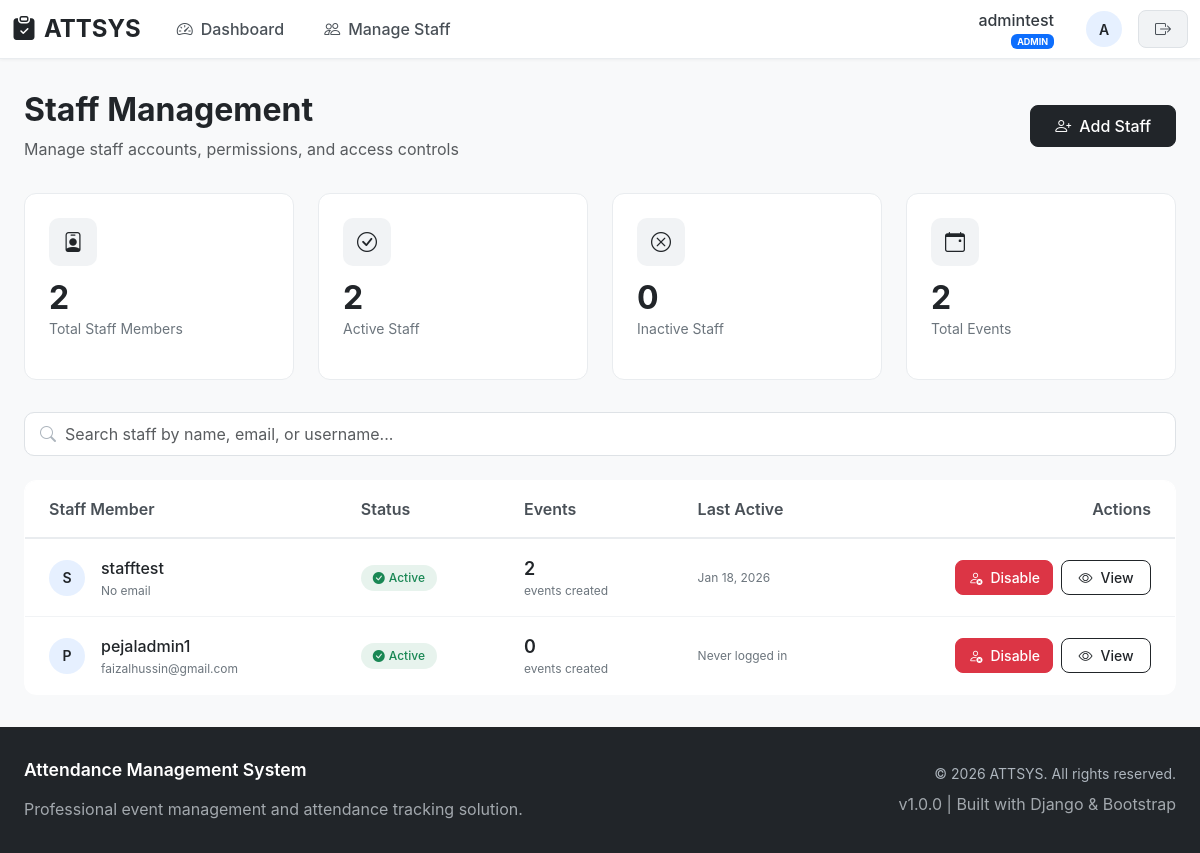
Page /attsys/admin/staff/ (signed in) on the committed database.
### attsys/models.py (models this page shows, shortened)
class User(AbstractUser):
    ROLE_CHOICES = (
        ('ADMIN', 'Admin'),
        ('STAFF', 'Staff'),
    )
    role = models.CharField(max_length=10, choices=ROLE_CHOICES, default='STAFF')
    phone_number = models.CharField(max_length=15, blank=True)

### attsys/views.py (the view)
# urls.py: path('admin/staff/', views.manage_staff, name='manage_staff'),
@login_required
def manage_staff(request):
    if not request.user.is_active:
        return redirect('login')
    if request.user.role != 'ADMIN':
        return HttpResponseForbidden("Admins only")
    staff_users = User.objects.filter(role='STAFF')
    active_staff_count = staff_users.filter(is_active=True).count()
    inactive_staff_count = staff_users.filter(is_active=False).count()
    total_events = Event.objects.count()
    return render(request, 'manage_staff.html', {
        'staff_users': staff_users,
        'active_staff_count': active_staff_count,
        'inactive_staff_count': inactive_staff_count,
        'total_events': total_events
    })

### attsys/templates/manage_staff.html (shortened to what this page needs)
{% extends 'base.html' %}
{% block content %}
<div class="staff-management-container">
    <div class="page-header">
        <div class="d-flex justify-content-between align-items-center">
            <div>
                <h1 class="h2 fw-bold mb-2 text-dark">Staff Management</h1>
                <p class="text-muted mb-0">
                    Manage staff accounts, permissions, and access controls
                </p>
            </div>
            <button class="btn-add-staff" data-bs-toggle="modal" data-bs-target="#addStaffModal">
                <i class="bi bi-person-plus"></i>
                Add Staff
            </button>
        </div>
    </div>
    <div class="stats-grid">
        <div class="stat-card">
            <div class="stat-icon">
                <i class="bi bi-person-badge"></i>
            </div>
            <div class="stat-value">{{ staff_users|length }}</div>
            <div class="stat-label">Total Staff Members</div>
        </div>
        <div class="stat-card">
            <div class="stat-icon">
                <i class="bi bi-check-circle"></i>
            </div>
            <div class="stat-value">{{ active_staff_count }}</div>
            <div class="stat-label">Active Staff</div>
        </div>
        <div class="stat-card">
            <div class="stat-icon">
                <i class="bi bi-x-circle"></i>
            </div>
            <div class="stat-value">{{ inactive_staff_count }}</div>
            <div class="stat-label">Inactive Staff</div>
        </div>
        <div class="stat-card">
            <div class="stat-icon">
                <i class="bi bi-calendar-event"></i>
            </div>
            <div class="stat-value">{{ total_events }}</div>
            <div class="stat-label">Total Events</div>
        </div>
    </div>
    <div class="search-container">
        <i class="bi bi-search search-icon"></i>
        <input type="text" class="form-control search-input" id="staffSearch"
               placeholder="Search staff by name, email, or username...">
    </div>
    <div class="table-responsive">
        <table class="table table-hover mb-0 staff-table">
            <thead>
                <tr>
                    <th class="ps-4">Staff Member</th>
                    <th>Status</th>
                    <th>Events</th>
                    <th>Last Active</th>
                    <th class="pe-4 text-end">Actions</th>
                </tr>
            </thead>
            <tbody id="staffTableBody">
                {% for staff in staff_users %}
                <tr class="staff-row" data-search="{{ staff.username }} {{ staff.email }}">
                    <td class="ps-4">
                        <div class="d-flex align-items-center">
                            <div class="user-avatar me-3">
                                {{ staff.username|first|upper }}
                            </div>
                            <div>
                                <div class="staff-name">{{ staff.username }}</div>
                                <div class="staff-email">{{ staff.email|default:"No email" }}</div>
                            </div>
                        </div>
                    </td>
                    <td>
                        {% if staff.is_active %}
                            <span class="status-badge status-active">
                                <i class="bi bi-check-circle-fill me-1"></i>
                                Active
                            </span>
                        {% else %}
                            <span class="status-badge status-inactive">
                                <i class="bi bi-x-circle-fill me-1"></i>
                                Disabled
                            </span>
                        {% endif %}
                    </td>
                    <td>
                        <div class="event-count">
                            {{ staff.events.count|default:0 }}
                        </div>
                        <div class="event-label">
                            events created
                        </div>
                    </td>
                    <td>
                        <div class="last-active">
                            {% if staff.last_login %}
                                {{ staff.last_login|date:"M d, Y" }}
                            {% else %}
                                Never logged in
                            {% endif %}
                        </div>
                    </td>
                    <td class="pe-4">
                        <div class="action-buttons">
                            <form method="post" action="{% url 'toggle_staff' staff.id %}" class="d-inline">
                                {% if staff.is_active %}
                                    <button type="submit" class="btn btn-toggle-danger btn-toggle">
                                        <i class="bi bi-person-x"></i>
                                        Disable
                                    </button>
                                {% else %}
                                    <button type="submit" class="btn btn-toggle-success btn-toggle">
                                        <i class="bi bi-person-check"></i>
                                        Enable
                                    </button>
                                {% endif %}
                            </form>
                            <button class="btn btn-outline-dark btn-toggle"
                                    onclick="viewStaffDetails('{{ staff.id }}')">
                                <i class="bi bi-eye"></i>
                                View
                            </button>
                        </div>
                    </td>
                </tr>
                {% endfor %}
            </tbody>
        </table>
    </div>
</div>
{% endblock %}

### attsys/templates/base.html (shortened to what this page needs)
<!DOCTYPE html>
{% load static %}
<html lang="en">
<head>
    <link href="https://cdn.jsdelivr.net/npm/bootstrap@5.3.2/dist/css/bootstrap.min.css" rel="stylesheet">
    <link rel="stylesheet" href="https://cdn.jsdelivr.net/npm/bootstrap-icons@1.11.0/font/bootstrap-icons.css">
</head>
<body>
    <nav class="navbar navbar-expand-lg navbar-light">
        <div class="container-fluid">
            <a class="navbar-brand" href="{% url 'dashboard' %}">
            </a>
            <div class="collapse navbar-collapse" id="navbarNav">
                <ul class="navbar-nav me-auto">
                    {% if user.is_authenticated %}
                        {% if user.role == 'ADMIN' %}
                            <li class="nav-item">
                                <a class="nav-link {% if request.resolver_match.url_name == 'admin_dashboard' %}active{% endif %}"
                                   href="{% url 'dashboard' %}">
                                    <i class="bi bi-speedometer2"></i>Dashboard
                                </a>
                            </li>
                        {% endif %}
                        {% if user.role == 'ADMIN' %}
                            <li class="nav-item">
                                <a class="nav-link {% if request.resolver_match.url_name == 'manage_staff' %}active{% endif %}"
                                   href="{% url 'manage_staff' %}">
                                    <i class="bi bi-people"></i>Manage Staff
                                </a>
                            </li>
                        {% endif %}
                    {% endif %}
                </ul>
                {% if user.is_authenticated %}
                <div class="navbar-nav align-items-center ms-auto">
                    <div class="nav-item">
                        <div class="user-info">
                            <div class="text-end me-3">
                                <div class="user-name">{{ user.username }}</div>
                                <div class="user-role">
                                    {% if user.role == 'ADMIN' %}
                                    <span class="badge bg-primary">ADMIN</span>
                                    {% else %}
                                    <span class="badge bg-secondary">STAFF</span>
                                    {% endif %}
                                </div>
                            </div>
                            <div class="user-avatar">
                                {{ user.username|first|upper }}
                            </div>
                            <form method="post" action="{% url 'logout' %}" class="m-0">
                                <button type="submit" class="btn-logout">
                                    <i class="bi bi-box-arrow-right"></i>
                                </button>
                            </form>
                        </div>
                    </div>
                </div>
                {% endif %}
            </div>
        </div>
    </nav>
    <main>
        <div class="container-fluid px-4">
            {% block content %}{% endblock %}
        </div>
    </main>
    <footer class="footer">
        <div class="container-fluid px-4">
            <div class="row align-items-center">
                <div class="col-md-6">
                    <h6 class="footer-title">Attendance Management System</h6>
                    <p class="mb-0 fs-7 opacity-75">
                        Professional event management and attendance tracking solution.
                    </p>
                </div>
                <div class="col-md-6 text-md-end mt-3 mt-md-0">
                    <div class="copyright">
                        © {% now "Y" %} ATTSYS. All rights reserved.
                    </div>
                    <div class="mt-2 fs-8 opacity-75">
                        v1.0.0 | Built with Django & Bootstrap
                    </div>
                </div>
            </div>
        </div>
    </footer>
</body>
</html>

### attsys/templates/base.html (style rules this page uses)
:root { --primary: #212529; --primary-light: rgba(13, 110, 253, 0.1); --secondary: #6c757d; --success: #198754; --success-light: rgba(25, 135, 84, 0.1); --warning: #fd7e14; --warning-light: rgba(253, 126, 20, 0.1); --info: #0dcaf0; --info-light: rgba(13, 202, 240, 0.1); --purple: #6f42c1; --purple-light: rgba(111, 66, 193, 0.1); --dark: #212529; --light: #f8f9fa; --gray-50: #f8f9fa; --gray-100: #f1f3f5; --gray-200: #e9ecef; --gray-300: #dee2e6; --gray-400: #ced4da; --gray-500: #adb5bd; --gray-600: #6c757d; --gray-700: #495057; --gray-800: #343a40; --gray-900: #212529; --border-radius: 12px; --border-radius-sm: 8px; --box-shadow: 0 4px 6px -1px rgba(0, 0, 0, 0.1), 0 2px 4px -1px rgba(0, 0, 0, 0.06); --box-shadow-hover: 0 10px 15px -3px rgba(0, 0, 0, 0.1), 0 4px 6px -2px rgba(0, 0, 0, 0.05); }
body { background-color: #f8f9fa; font-family: -apple-system, BlinkMacSystemFont, 'Segoe UI', Roboto, 'Helvetica Neue', Arial, sans-serif; color: var(--gray-800); min-height: 100vh; display: flex; flex-direction: column; }
.navbar { position: sticky; top: 0; z-index: 1030; transition: all 0.3s ease; background: white; border-bottom: 1px solid var(--gray-200); box-shadow: 0 1px 3px rgba(0, 0, 0, 0.05); padding: 0.5rem 0; }
.navbar-brand { font-weight: 700; font-size: 1.5rem; color: var(--dark) !important; display: flex; align-items: center; padding: 0; }
.nav-link { font-weight: 500; color: var(--gray-700) !important; padding: 0.5rem 1rem !important; margin: 0 0.25rem; border-radius: var(--border-radius-sm); transition: all 0.2s ease; }
.nav-link i { margin-right: 8px; }
.user-info { display: flex; align-items: center; gap: 1rem; }
.user-avatar { width: 36px; height: 36px; background: var(--gray-200); border-radius: 50%; display: flex; align-items: center; justify-content: center; font-weight: 600; font-size: 0.875rem; }
.user-name { font-weight: 500; color: var(--gray-800); }
.user-role { font-size: 0.75rem; color: var(--gray-600); }
.btn-logout { background: var(--gray-100); border: 1px solid var(--gray-300); color: var(--gray-700); padding: 0.375rem 1rem; border-radius: var(--border-radius-sm); font-weight: 500; transition: all 0.2s ease; }
.container-fluid { max-width: 1400px; }
main { flex: 1; padding: 2rem 0; }
.footer { background: var(--gray-900); color: var(--gray-400); padding: 2rem 0; margin-top: auto; }
.copyright { font-size: 0.875rem; color: var(--gray-500); }
.footer-title { color: white; font-weight: 600; margin-bottom: 1rem; font-size: 1.1rem; }
.btn { border-radius: var(--border-radius-sm); font-weight: 500; padding: 0.5rem 1.5rem; }
.form-control, .form-select { border-radius: var(--border-radius-sm); border: 1px solid var(--gray-300); padding: 0.5rem 1rem; }
.table th { font-weight: 600; color: var(--gray-700); border-bottom-width: 2px; }

### rows in the picture
User: username "admintest", username|first "A"
User: username|first "S", username "stafftest", email "No email", is_active True (drawn), events.count "2", last_login "Jan 18, 2026"
User: username|first "P", username "pejaladmin1", email "faizalhussin@gmail.com", is_active True (drawn), events.count "0", shows "Never logged in"

### other values in the picture
{{ staff_users|length }} "2"
{{ active_staff_count }} "2"
{{ inactive_staff_count }} "0"
{{ total_events }} "2"
